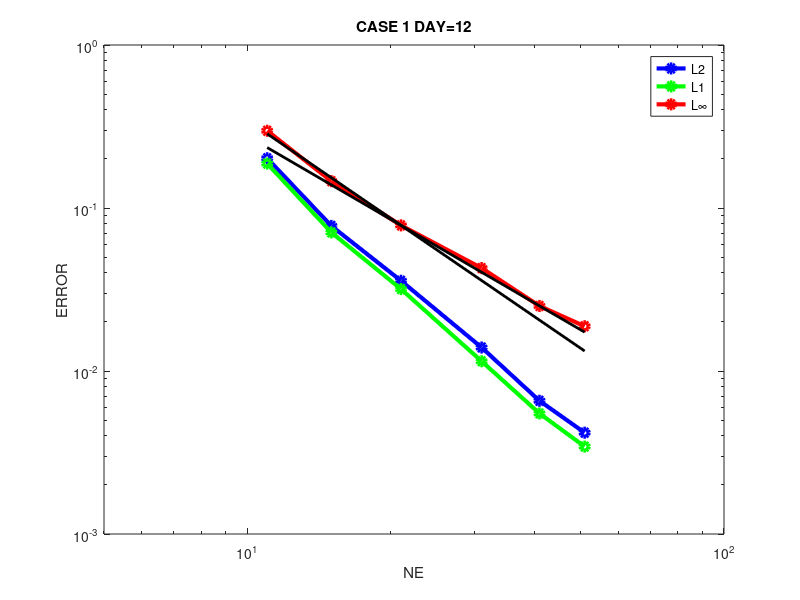

This chart was generated by the following MATLAB code:
% convergence plot with resolution
%

ne = [ 11 15 21  31 41 51 ];
deg = 360./(ne*3*4);
l1 = [   0.1873639E+00   0.7082156E-01   0.3180798E-01   0.1147578E-01 0.5490936E-02  0.3438183E-02];
l2 = [  0.2018837E+00   0.7761264E-01   0.3577571E-01   0.1393754E-01  0.6564592E-02  0.4183211E-02 ];
l8 = [ 0.2976752E+00  0.1460969E+00  0.7823920E-01  0.4278967E-01    0.2505294E-01  0.1881130E-01 ];

last=length(ne);
last1=last-1;

disp(sprintf('l1 slope = %f',log ( l1(last1)/l1(last) )/log( ne(last)/ne(last1) ) ));
disp(sprintf('l2 slope = %f',log ( l2(last1)/l2(last) )/log( ne(last)/ne(last1) ) ));
disp(sprintf('l8 slope = %f',log ( l8(last1)/l8(last) )/log( ne(last)/ne(last1) ) ));


% bv filter results
bvl1 = [0.4844710E+00  0.4242726E-01  0.9967520E-02 0.3247885E-02 ];
bvl2 = [0.2567838E+00  0.2668581E-01  0.7614058E-02  0.2595111E-02 ];
bvl8 = [ 0.1692518E+00 0.2650571E-01 0.9347796E-02 0.3099508E-02];


thick=3.0;
figure(1); clf
set(gca,'FontWeight','bold')
set(gca,'FontSize',18)
set(gca,'LineWidth',2.0) 

loglog(ne,l2,'bo-','LineWidth',thick); hold on;
loglog(ne,l1,'go-','LineWidth',thick); 
loglog(ne,l8,'ro-','LineWidth',thick); 

%loglog(ne,bvl2,'co-','LineWidth',1); 
%loglog(ne,bvl1,'co-','LineWidth',1); 
%loglog(ne,bvl8,'co-','LineWidth',1); 

xref = [ne(1),ne(length(ne))];


yref2 = l8(3) * (xref/ne(3)).^(-2);
loglog(xref,yref2,'k-','LineWidth',2)

yref2 = l8(3) * (xref/ne(3)).^(-1.7);
loglog(xref,yref2,'k-','LineWidth',2)

%yref1 = l8(3) * (xref/ne(3)).^(-1);
%loglog(xref,yref1,'k-','LineWidth',1)

axis([5.0000  100.0000    0.0010    1.0000]);

legend('L2','L1','L\infty','location','northeast')
title('CASE 1 DAY=12')
ylabel('ERROR')
xlabel('NE')

print -dpng converge.png




